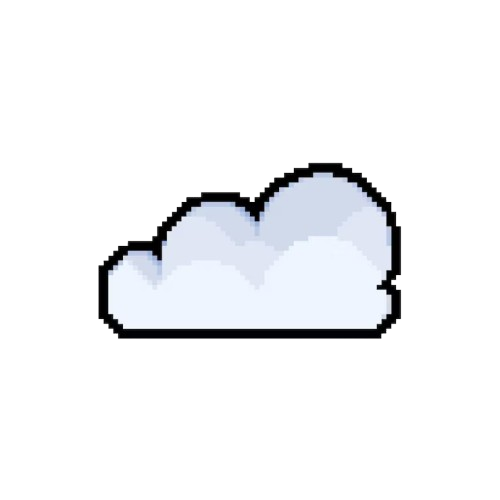
#> input picture media/cloud.png, 500 x 500 px
$ python main.py
#> lines starting #> are read from the running program, lines starting #| are printed output that depends on the picture
### fltk.py
# import os
import subprocess
import sys
import tkinter as tk
from collections import deque
from functools import wraps
from math import ceil
from os import system
from pathlib import Path
from time import sleep, time
from tkinter import PhotoImage
from tkinter.font import Font
from typing import (
    TYPE_CHECKING,
    Any,
    Callable,
    Deque,
    Dict,
    List,
    Optional,
    Set,
    Tuple,
    TypeVar,
    Union,
)
from typing_extensions import Literal, TypedDict


WS_AVAILABLE = False
SOUND_AVAILABLE = False

# if os.name == 'nt':
try:
    # noinspection PyUnresolvedReferences
    import winsound

    print("Bibliothèque winsound chargée.", file=sys.stderr)
    WS_AVAILABLE = True
except ImportError:
    pass

try:
    # noinspection PyUnresolvedReferences
    import playsound

    print("Bibliothèque playsound chargée.", file=sys.stderr)
    SOUND_AVAILABLE = True
except ImportError as e:
    pass


try:
    # noinspection PyUnresolvedReferences
    from PIL import Image, ImageTk

    PIL_AVAILABLE = True
    print("Bibliothèque PIL chargée.", file=sys.stderr)
    PILImage = Image.Image
    __pil_cache: Dict[Tuple[Path, Optional[int], Optional[int], int], PILImage] = {}
except ImportError as e:
    print("Bibliothèque PIL non disponible. "
          "Installer pillow pour plus de fonctionnalités", file=sys.stderr)
    PIL_AVAILABLE = False

if TYPE_CHECKING:
    Anchor = Literal["nw", "n", "ne", "w", "center", "e", "sw", "s", "se"]
    TkEvent = tk.Event[tk.BaseWidget]
else:
    Anchor = str
    TkEvent = tk.Event

FltkEvent = Tuple[str, Optional[TkEvent]]


__all__ = [
    # gestion de fenêtre
    "cree_fenetre",
    "ferme_fenetre",
    "redimensionne_fenetre",
    "mise_a_jour",
    # dessiner
    "arc",
    "cercle",
    "fleche",
    "image",
    "ligne",
    "ovale",
    "point",
    "polygone",
    "rectangle",
    "texte",
    # son
    "joue_son",
    # modif et info objets
    "efface_tout",
    "efface",
    "modifie",
    "rotation_image",
    "redimensionne_image",
    "deplace",
    "couleur",
    "remplissage",
    "taille_texte",
    "type_objet",
    "recuperer_tags",
    # utilitaires
    "attente",
    "capture_ecran",
    "touche_pressee",
    "repere",
    # événements
    "donne_ev",
    "attend_ev",
    "attend_clic_gauche",
    "attend_fermeture",
    "type_ev",
    "abscisse",
    "ordonnee",
    "touche",
    # info fenetre
    "abscisse_souris",
    "ordonnee_souris",
    "hauteur_fenetre",
    "largeur_fenetre",
    "liste_objets_survoles",
    "objet_survole",
    "est_objet_survole",
]

class CustomCanvas:
    """
    Classe qui encapsule tous les objets tkinter nécessaires à la création
    d'un canevas.
    """

    _on_osx = sys.platform.startswith("darwin")

    _ev_mapping = {
        "ClicGauche": "<Button-1>",
        "ClicMilieu": "<Button-2>",
        "ClicDroit": "<Button-2>" if _on_osx else "<Button-3>",
        "Deplacement": "<Motion>",
        "Touche": "<Key>",
        "Redimension": "<Configure>",
    }

    _default_ev = ["ClicGauche", "ClicDroit", "Touche"]

    def __init__(
            self,
            width: int,
            height: int,
            refresh_rate: int = 100,
            events: Optional[List[str]] = None,
            resizing: bool = False
    ) -> None:
        # width and height of the canvas
        self.width = width
        self.height = height
        self.interval = 1 / refresh_rate

        # root Tk object
        self.root = tk.Tk()

        # canvas attached to the root object
        self.canvas = tk.Canvas(
            self.root, width=width, height=height, highlightthickness=0
        )

        # adding the canvas to the root window and giving it focus
        self.canvas.pack(fill=tk.BOTH, expand=tk.YES)
        self.root.resizable(width=resizing, height=resizing)
        self.canvas.focus_set()
        self.first_resize = True

        # binding events
        self.ev_queue: Deque[FltkEvent] = deque()
        self.pressed_keys: Set[str] = set()
        self.events = CustomCanvas._default_ev if events is None else events
        self.bind_events()

        # update for the first time
        self.last_update = time()
        self.root.update()

        if CustomCanvas._on_osx:
            system(
                """/usr/bin/osascript -e 'tell app "Finder" \
                   to set frontmost of process "Python" to true' """
            )

    # [5 lines left out: function update, not called in this run]

    def resize(self, width: int, height: int) -> None:
        self.root.geometry(f"{int(width)}x{int(height)}")

    def bind_events(self) -> None:
        self.root.protocol("WM_DELETE_WINDOW", self.event_quit)
        self.canvas.bind("<Configure>", self.event_resize)
        self.canvas.bind("<KeyPress>", self.register_key)
        self.canvas.bind("<KeyRelease>", self.release_key)
        for name in self.events:
            self.bind_event(name)

    # noinspection PyUnresolvedReferences
    def register_key(self, ev: TkEvent) -> None:
        self.pressed_keys.add(ev.keysym)

    # noinspection PyUnresolvedReferences
    def release_key(self, ev: TkEvent) -> None:
        if ev.keysym in self.pressed_keys:
            self.pressed_keys.remove(ev.keysym)

    def event_quit(self) -> None:
        self.ev_queue.append(("Quitte", None))

    # noinspection PyUnresolvedReferences
    # [6 lines left out: function event_resize, not called in this run]

    def bind_event(self, name: str) -> None:
        e_type = CustomCanvas._ev_mapping.get(name, name)

        def handler(event: TkEvent, _name: str = name) -> None:
            self.ev_queue.append((_name, event))

        self.canvas.bind(e_type, handler, "+")

    def unbind_event(self, name: str) -> None:
        e_type = CustomCanvas._ev_mapping.get(name, name)
        self.canvas.unbind(e_type)


__canevas: Optional[CustomCanvas] = None
__img_cache: Dict[Tuple[Path, Optional[int], Optional[int], int], PhotoImage] = {}
StatDictValue = TypedDict('StatDictValue', {"file": str,
                                            "height": int,
                                            "width": int,
                                            "angle": Union[int, float],
                                            "photoimage": PhotoImage})
__img_stats: Dict[int, StatDictValue] = {}

__trans_object_type = {
    "arc": "arc",
    "image": "image",
    "line": "ligne",
    "oval": "ovale",
    "polygon": "polygone",
    "rectangle": "rectangle",
    "text": "texte",
}

__trans_options = {
    "remplissage": "fill",
    "couleur": "outline",
    "epaisseur": "width",
}


#############################################################################
# Exceptions
#############################################################################


class TypeEvenementNonValide(Exception):
    pass


class FenetreNonCree(Exception):
    pass


class FenetreDejaCree(Exception):
    pass


Ret = TypeVar("Ret")


def _fenetre_creee(func: Callable[..., Ret]) -> Callable[..., Ret]:
    @wraps(func)
    def new_func(*args: Any, **kwargs: Any) -> Ret:
        if __canevas is None:
            raise FenetreNonCree(
                'La fenêtre n\'a pas été crée avec la fonction "cree_fenetre".'
            )
        return func(*args, **kwargs)

    return new_func


#############################################################################
# Initialisation, mise à jour et fermeture
#############################################################################


def cree_fenetre(
        largeur: int, hauteur: int, frequence: int = 100,
        redimension: bool = False, affiche_repere : bool = False
) -> None:
    """
    Crée une fenêtre de dimensions ``largeur`` x ``hauteur`` pixels.
    :rtype:
    """
    global __canevas
    if __canevas is not None:
        raise FenetreDejaCree(
            'La fenêtre a déjà été crée avec la fonction "cree_fenetre".'
        )
    __canevas = CustomCanvas(largeur, hauteur, frequence, resizing=redimension)
    if affiche_repere:
        repere()


# [134 lines left out: functions ferme_fenetre, redimensionne_fenetre, mise_a_jour, ligne, fleche, polygone, not called in this run]


@_fenetre_creee
def rectangle(
        ax: float,
        ay: float,
        bx: float,
        by: float,
        couleur: str = "black",
        remplissage: str = "",
        epaisseur: float = 1,
        tag: str = "",
) -> int:
    """
    Trace un rectangle noir ayant les point ``(ax, ay)`` et ``(bx, by)``
    comme coins opposés.

    :param float ax: abscisse du premier coin
    :param float ay: ordonnée du premier coin
    :param float bx: abscisse du second coin
    :param float by: ordonnée du second coin
    :param str couleur: couleur de trait (défaut 'black')
    :param str remplissage: couleur de fond (défaut transparent)
    :param float epaisseur: épaisseur de trait en pixels (défaut 1)
    :param str tag: étiquette d'objet (défaut : pas d'étiquette)
    :return: identificateur d'objet
    """
    assert __canevas is not None
    return __canevas.canvas.create_rectangle(
        ax, ay, bx, by,
        outline=couleur, fill=remplissage, width=epaisseur, tags=tag
    )


# [133 lines left out: functions cercle, ovale, arc, point, not called in this run]


# Image
@_fenetre_creee
def image(
        x: float,
        y: float,
        fichier: str,
        largeur: Optional[int] = None,
        hauteur: Optional[int] = None,
        ancrage: Anchor = "center",
        tag: str = "",
        angle: int = 0
) -> int:
    """
    Affiche l'image contenue dans ``fichier`` avec ``(x, y)`` comme centre. Les
    valeurs possibles du point d'ancrage sont ``'center'``, ``'nw'``,
    etc. Les arguments optionnels ``largeur`` et ``hauteur`` permettent de
    spécifier des dimensions maximales pour l'image (sans changement de
    proportions).

    :param float x: abscisse du point d'ancrage
    :param float y: ordonnée du point d'ancrage
    :param str fichier: nom du fichier contenant l'image
    :param largeur: largeur de l'image
    :param hauteur: hauteur de l'image
    :param ancrage: position du point d'ancrage par rapport à l'image
    :param str tag: étiquette d'objet (défaut : pas d'étiquette)
    :param int angle: angle de rotation de l'image (défaut : 0)
    :return: identificateur d'objet
    """
    assert __canevas is not None
    if PIL_AVAILABLE:
        tk_image = _load_pil_image(fichier, hauteur, largeur, angle)
    else:
        tk_image = _load_tk_image(fichier, hauteur, largeur)
    img_object = __canevas.canvas.create_image(
        x, y, anchor=ancrage, image=tk_image, tags=tag)
    __img_stats[img_object] = {"file": fichier,
                               "height": tk_image.height(),
                               "width": tk_image.width(),
                               "angle": angle,
                               "photoimage": tk_image}
    return img_object


# [36 lines left out: function _load_tk_image, not called in this run]


def _load_pil_image(fichier: str,
                    hauteur: Optional[int] = None,
                    largeur: Optional[int] = None,
                    angle: int = 0) -> PhotoImage:
#> called with fichier = 'media/cloud.png', hauteur = 80, largeur = 80, angle = 0
    assert PIL_AVAILABLE
    chemin = Path(fichier)
    angle %= 360
    if (chemin, largeur, hauteur, angle) in __img_cache:
        return __img_cache[(chemin, largeur, hauteur, angle)]
    if (chemin, largeur, hauteur, 0) in __pil_cache:
        img = __pil_cache[(chemin, largeur, hauteur, 0)]
    elif (chemin, None, None, 0) in __pil_cache:
        img = __pil_cache[(chemin, None, None, 0)]
    else:
        img = Image.open(fichier)
#> img is the input picture: PIL image 500x500 RGBA; mean R, G, B, A 31, 32, 33.8, 42.4
        __pil_cache[(chemin, None, None, 0)] = img
    if largeur is None:
        largeur = img.width
    if hauteur is None:
        hauteur = img.height
    if largeur != img.width or hauteur != img.height:
        img = img.resize((largeur, hauteur))
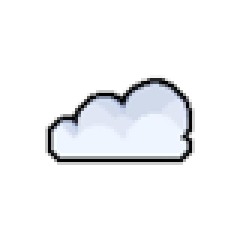
#> img: PIL image 80x80 RGBA (shown 3 times larger); mean R, G, B, A 30.8, 31.8, 33.6, 42.5; transparent parts drawn white
        __pil_cache[(chemin, largeur, hauteur, 0)] = img
    if angle != 0:
        img = img.rotate(angle)
        __pil_cache[(chemin, largeur, hauteur, angle)] = img
    ph_image = ImageTk.PhotoImage(img)
    __img_cache[(chemin, largeur, hauteur, angle)] = ph_image  # type:ignore
    return ph_image  # type:ignore


# [29 lines left out: functions _get_anchor_coords, _locate_object, not called in this run]


@_fenetre_creee
def hauteur_image(image_id: int) -> int:
    return __img_stats[image_id]['height']


@_fenetre_creee
def largeur_image(image_id: int) -> int:
    return __img_stats[image_id]['width']


# [143 lines left out: functions modifie_image, rotation_image, redimensionne_image, texte, taille_texte, joue_son, not called in this run]


#############################################################################
# Utilitaires sur les objets
#############################################################################


@_fenetre_creee
def efface_tout() -> None:
    """
    Efface la fenêtre.
    """
    assert __canevas is not None
    __canevas.canvas.delete("all")


# [363 lines left out: functions efface, type_objet, recuperer_tags, modifie, deplace, couleur and 21 more, not called in this run]

### main.py
from fltk import *
import os
import random
import winsound
from tkinter import Tk
from tkinter import filedialog
from PIL import Image

# paramètres de base
TAILLE_CASE = 64
NB_CASES = 10
LARGEUR_FENETRE = NB_CASES * TAILLE_CASE
HAUTEUR_FENETRE = NB_CASES * TAILLE_CASE
LARGEUR_BARRE = 200
LARGEUR_TOTALE = LARGEUR_FENETRE + LARGEUR_BARRE

COTES = {
    'F': 'Forêt',
    'M': 'Montagne',
    'P': 'Plaine',
    'R': 'Rivière',
    'S': 'Mer',
    'D': 'Côte droite',
    'G': 'Côte gauche',
    'B': 'Bas de côte',
    'H': 'Haut de côte'
}

DECORS_PAR_BIOME = {
    'S': ["serpent", "ship", "siren", "wave", "wave2"],
    'P': ["black_city", "city", "field", "grass", "grass2", "sheep", "village"]
}


class MapMaker:


    """
    Voici la classe principale de notre code. Pour simplifier la gestion des infos, le POO semble un meilleur choix
    """

    def __init__(self):

        #Initialisation Variables Du moteur
        self.grille = [[None for _ in range(NB_CASES)] for _ in range(NB_CASES)]
        self.tuiles = self.chargerTuiles("tuiles")
        self.selection = None
        self.menuVisible = False
        self.position_menu = (0, 0)
        self.choixPossibles = []
        self.caseChoisie = None

        #Initialisation Variables Menu : messages
        self.messageStatus = ""
        self.timerStatus = 0
        self.couleurStatus = "green"
        self.menu = "acc"

        #Initialisation
        self.decors = []
        self.modeAjoutDecor = False
        self.decos_menuVisible = False
        self.decos_menu_info = None
        self.indicePagination = 0
        self.nbPages = 0
        self.deco_indicePagination = 0
        self.deco_nbPages = 0
        self.origin_x = 0
        self.origin_y = 0
        self.memo_grille = {}
        self.memo_decors = {}
        self.menu_sauvegarde = False


###############################################################################
###    Moteur Graphique : gestion de la coherence de placement de tuiles    ###
###############################################################################


    def chargerTuiles(self, dossier):
        """
        Charge les tuiles à partir du dossier /tuiles
        :param dossier: /tuiles
        :return: dictionnaire des tuiles
        """
        tuiles = {}
        if os.path.exists(dossier):
            for fichier in os.listdir(dossier):
                if fichier.endswith(".png"):
                    nom = fichier.split(".")[0]
                    if len(nom) == 4:
                        tuiles[nom] = os.path.join(dossier, fichier)
        return tuiles

    # [58 lines left out: functions caseOk, tuilesPossibles, poser, retirer, not called in this run]


##############################################################################################
###    Interface Graphique : Menu de Lancement. Dessins des tuiles et du menu graphique    ###
##############################################################################################


    def setMenu(self):
            """
            Fonction pour afficher le menu d'accueil ou le menu de MapMaker

            :return:
            """
            if self.menu == "acc":
                cree_fenetre(600, 600)
                efface_tout()
                winsound.PlaySound("media/nouveauTheme.wav", winsound.SND_FILENAME | winsound.SND_LOOP | winsound.SND_ASYNC)
                rectangle(0, 0, 600, 600, couleur='sky blue', remplissage='sky blue')
                cloud_positions = [ # Positions des nuages pour l'arrière-plan
                    (20, 20), (100, 50), (200, 100), (300, 150), (400, 200),
                    (500, 250), (50, 300), (150, 350), (250, 400), (350, 450),
                    (450, 500), (550, 50), (20, 550), (100, 500), (200, 450),
                    (300, 400), (400, 350), (500, 300), (50, 200), (150, 100),
                    (250, 50), (350, 20), (450, 100), (550, 200), (20, 300),
                    (100, 400), (200, 500), (300, 550), (400, 500), (500, 400),
                    (50, 150), (150, 50), (250, 20), (350, 100), (450, 200),
                    (550, 300), (20, 400), (100, 450), (200, 550), (300, 500),
                    (400, 450), (500, 350), (50, 250), (150, 200), (250, 150),
                    (350, 50), (450, 20), (550, 100), (20, 200), (100, 300)
                ]
                for x, y in cloud_positions:
                    image(x, y, "media/cloud.png", largeur=80, hauteur=80, ancrage='nw')

                # Logo MapMaker
                image(300, 100, "media/logoMM.png", largeur=300, hauteur=300, ancrage='center')
                # Bouton MapMaker
                rectangle(200, 250, 400, 300, couleur='black', remplissage='white', epaisseur=2)
                texte(300, 275, "MapMaker", couleur='black', taille=16, ancrage='center')
                # Bouton Charger
                rectangle(200, 330, 400, 380, couleur='black', remplissage='white', epaisseur=2)
                texte(300, 355, "Charger", couleur='black', taille=16, ancrage='center')
                # Bouton pour activer/désactiver le son
                rectangle(550, 2, 600, 52, couleur='black', remplissage='white', epaisseur=2)
                image(575, 27, "media/goSound.png", largeur=20, hauteur=20, ancrage='center', tag="isSound")
                isSound = True

                while True:
                    ev = attend_ev()
                    tev = type_ev(ev)
                    if tev == 'Quitte':
                        break
                    elif tev == 'ClicGauche':
                        x, y = abscisse(ev), ordonnee(ev)
                        if 200 <= x <= 400 and 300 >= y >= 250:
                            self.menu = "MapMaker"
                            ferme_fenetre()
                            cree_fenetre(LARGEUR_TOTALE, HAUTEUR_FENETRE)
                            self.boucle_principale()
                            return
                        elif 200 <= x <= 400 and 380 >= y >= 330:
                            self.menu = "MapMaker"
                            self.charger()
                            ferme_fenetre()
                            cree_fenetre(LARGEUR_TOTALE, HAUTEUR_FENETRE)
                            self.boucle_principale()
                            return
                        elif 550 <= x <= 600 and 52 >= y >= 2:
                            if isSound:
                                isSound = False
                                winsound.PlaySound(None, winsound.SND_ASYNC)
                                efface("isSound")
                                image(575, 27, "media/stopSound.png", largeur=20, hauteur=20, ancrage='center',
                                    tag="isSound")
                            else:
                                isSound = True
                                winsound.PlaySound("media/nouveauTheme.wav",
                                                winsound.SND_FILENAME | winsound.SND_LOOP | winsound.SND_ASYNC)
                                efface("isSound")
                                image(575, 27, "media/goSound.png", largeur=20, hauteur=20, ancrage='center', tag="isSound")
                    mise_a_jour()
                ferme_fenetre()

    # [491 lines left out: functions afficherMessageStatus, dessinerMessageStatus, dessiner, afficheTuilesPossibles, gerer_clic, dessiner_menu and 5 more, not called in this run]


if __name__ == "__main__":
    app = MapMaker()
#> (the run stopped early here; a loop or call above may not have finished)
